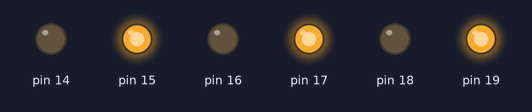
This sketch was run on a simulated Arduino Uno, built with avr-gcc and run on an emulated ATmega328P. Parts: output pins drawn as LEDs (lit = HIGH). What the sketch prints to the serial monitor is not drawn.

Above: at 0.1 s.
Timing chart, 0 to 1.6 s (numbered marks = the images above):
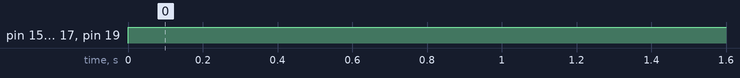

Measured:
- by itself, pin 15, pin 17, pin 19: LOW → HIGH at 0.00 s

The sketch:

Exp_5.ino
```cpp
#include <avr/io.h>
#include <util/delay.h>
int main (void)
{
  DDRC = 0b11111111;
  Serial.begin(2000000);
  while(1)
  {
  PORTC = 0b10101010;
  int result1 = PORTC <<1;
  Serial.println (result1, BIN);
  _delay_ms(5000);

  int result2 = PORTC <<2;
  Serial.println (result2, BIN);
  _delay_ms(5000);

  int result3 = PORTC >>2;
  Serial.println (result2, BIN);
  _delay_ms(5000);
  }
}
```
